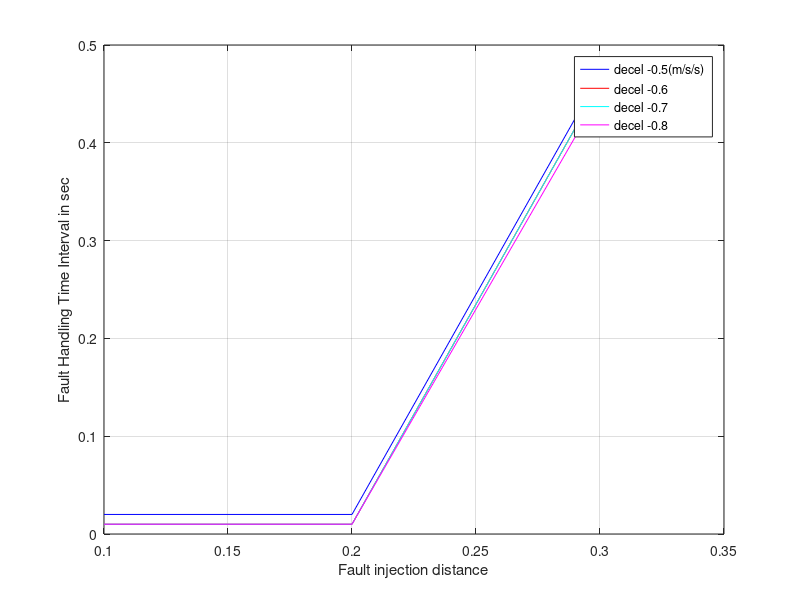
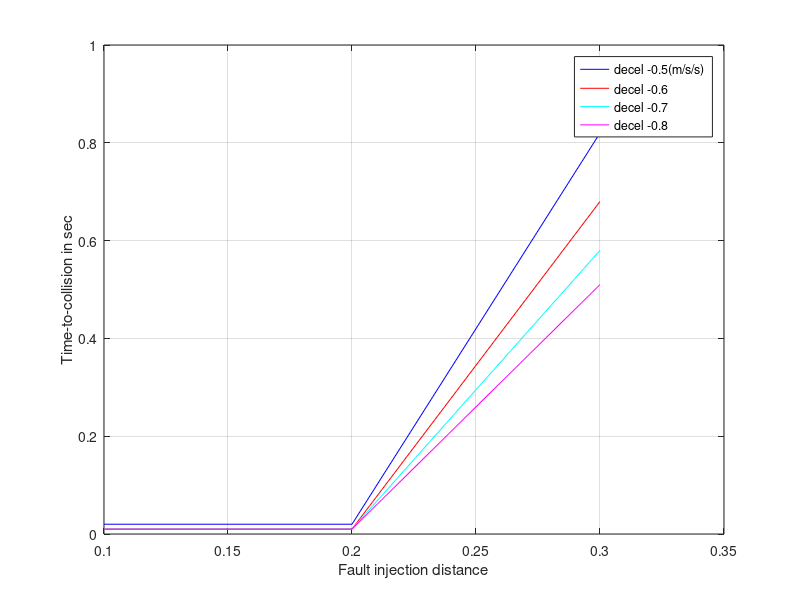

The MATLAB script that drew these images, in order: (Note: this script raises an error after producing the figures.)
%% Clean workspace and close all
clear all
close all
clc
%% Constraint for parameter

KK=0;
x_FI=[];
y_TTC=[];
z_FHTI=[];
decel=[];

for AVlongaccmax=-0.5:-0.1:-0.8
FI=[];
FFHTI=[];
FFTTI=[];
AA=[];
for Fault_dist_inject=0.1:0.1:0.3
AVlongdecNO=-2;
AVlongdecEB=-7;
G=0;
v_KMPH=88.5;

d1=151.25;
d2=1;
d3=0.25;
TD=d1+d2+d3;
s=TD-d3;
Dist_travel=1;
Fault_speed_inject=0;
DistCovered=0;
K=0;
dT=0.01;
VV=0;
position_EV=d1;
v_mps=0.2778*v_KMPH;
SignF=-1;
Flag = false;
Posi=[];
vmps=[];
i=0;
  while(Flag == false)
    i=i+1;
    v_mps=v_mps+(AVlongdecNO)*dT;
    if(v_mps<=0)
        v_mps=0;
    end
    vmps=[vmps v_mps];
        
     
     if(v_mps<=0)
        position_EV=0;
     else
        position_EV=position_EV-v_mps*dT;   
     end
     Posi=[Posi position_EV];
    
    if(position_EV<=Fault_dist_inject)
      Flag=true;
    else 
       Flag=false;
    end
    
  end
initial_position=Posi(i-1);
Fault_speed_inject=vmps(i-1);
v_mps=Fault_speed_inject;
safe_dist=initial_position+d2;
%% TTC computation
    pos=initial_position;
    Flag=false;
    while(Flag == false)
    v_mps=v_mps+(AVlongaccmax)*dT;
    v_mps=max(v_mps,0);
    if (v_mps>0)
        pos=pos-v_mps*dT;
    else
        pos=0;
    end 
    dist_ped_EV=safe_dist-pos;
    dist_ped_EV=max(dist_ped_EV,0);
    K=K+1;
    if(dist_ped_EV<=0 || pos==0 || v_mps==0)
        Flag=true;     
    else 
        Flag=false;
    end
    end
    FTTI=K*dT;
    
    %% FHTI calculation
    for j = 0.01 : 0.01 : FTTI
    Dist_A=Fault_speed_inject*j+(0.5*-AVlongaccmax*j^2);
    VV = sqrt(Fault_speed_inject^2+(2*-AVlongaccmax*Dist_A));
    Dist_B = VV*j+(0.5*-AVlongdecEB*j^2);
    if sign(((Dist_A + Dist_B) - safe_dist)) ~= sign(SignF)
        break;
    else
        SignF = sign(((Dist_A + Dist_B) - safe_dist));
    end
    end
            FHTI=j; 
            
            FFTTI=[FFTTI FTTI];
            FFHTI=[FFHTI FHTI];
            FI=[FI Fault_dist_inject];
            decel=[decel AVlongaccmax];

end
            x_FI=[x_FI FI];
            y_TTC=[y_TTC FFTTI];
            z_FHTI=[z_FHTI FFHTI];
            KK = KK + 1; 
            SSSS(KK,:) = FI;
            TTTT(KK,:) = FFHTI;
            TTCC(KK,:) = FFTTI;
end

figure(1)
plot(SSSS(1,:),TTTT(1,:),'b');
hold on;
grid on;
plot(SSSS(2,:),TTTT(2,:),'r');
plot(SSSS(3,:),TTTT(3,:),'c');
plot(SSSS(4,:),TTTT(4,:),'m');


legend('decel -0.5(m/s/s)','decel -0.6','decel -0.7','decel -0.8','Location','Best');
xlabel('Fault injection distance');
ylabel('Fault Handling Time Interval in sec');

f=gcf;
saveas(f,'surf_strt_unable_to_decelerate_FHTI.jpg');

figure(2)
plot(SSSS(1,:),TTCC(1,:),'b');
hold on;
grid on;
plot(SSSS(2,:),TTCC(2,:),'r');
plot(SSSS(3,:),TTCC(3,:),'c');
plot(SSSS(4,:),TTCC(4,:),'m');


legend('decel -0.5(m/s/s)','decel -0.6','decel -0.7','decel -0.8','Location','Best');
xlabel('Fault injection distance');
ylabel('Time-to-collision in sec');

f=gcf;
saveas(f,'surf_strt_unable_to_decelerate_TTC.jpg');

%% excel write
decel=decel';
x_FI=x_FI';
y_TTC=y_TTC';
z_FHTI=z_FHTI';
data={'Deceleration in m/s/s -ve','Fault Injection distance','TTC','FHTI'};
xlswrite('Functional_Safety_Scenarios',data,'surf_strt_unable_to_decelerate','A1');
xlswrite('Functional_Safety_Scenarios',decel,'surf_strt_unable_to_decelerate','A2');
xlswrite('Functional_Safety_Scenarios',x_FI,'surf_strt_unable_to_decelerate','B2');
xlswrite('Functional_Safety_Scenarios',y_TTC,'surf_strt_unable_to_decelerate','C2');
xlswrite('Functional_Safety_Scenarios',z_FHTI,'surf_strt_unable_to_decelerate','D2');

folder = pwd;
excelFileName = 'Functional_Safety_Scenarios.xls';
fullFileName = fullfile(folder, excelFileName);
objExcel = actxserver('Excel.Application');
objExcel.Visible = true;
ExcelWorkbook = objExcel.Workbooks.Open(fullFileName);
oSheet = objExcel.ActiveSheet;
imageFolder = fileparts(which('surf_strt_unable_to_decelerate_TTC.jpg'));
imageFullFileName = fullfile(imageFolder, 'surf_strt_unable_to_decelerate_TTC.jpg');
Shapes = oSheet.Shapes;
Shapes.AddPicture(imageFullFileName, 0, 1, 400, 20, 400, 300);

imageFolder1 = fileparts(which('surf_strt_unable_to_decelerate_FHTI.jpg'));
imageFullFileName1 = fullfile(imageFolder, 'surf_strt_unable_to_decelerate_FHTI.jpg');
Shapes.AddPicture(imageFullFileName1, 0, 1, 850, 20, 400, 300);

objExcel.DisplayAlerts = false;
ExcelWorkbook.SaveAs(fullFileName);
ExcelWorkbook.Close(false);
objExcel.Quit; 
